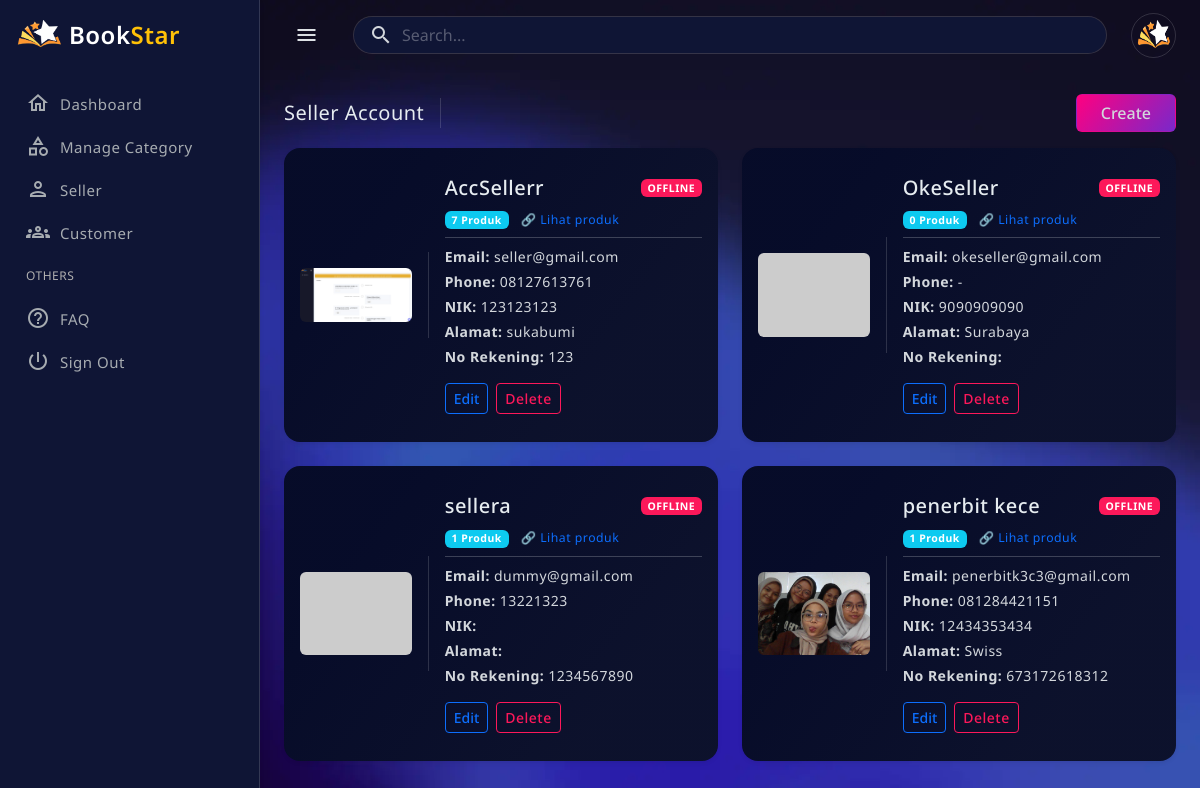
The page /public/?c=admin&m=seller (signed in) on the database its author committed.
### tables this page shows
CREATE TABLE `users` (
  `id` int(11) NOT NULL,
  `role_id` int(11) NOT NULL,
  `name` varchar(100) NOT NULL,
  `email` varchar(100) NOT NULL,
  `no_tlp` varchar(20) DEFAULT NULL,
  `password` varchar(255) NOT NULL,
  `nik` varchar(20) DEFAULT NULL,
  `address` text DEFAULT NULL,
  `no_rekening` varchar(50) DEFAULT NULL,
  `qris_image` varchar(255) DEFAULT NULL,
  `is_online` tinyint(1) DEFAULT 0,
  `created_at` timestamp NOT NULL DEFAULT current_timestamp(),
  `updated_at` timestamp NOT NULL DEFAULT current_timestamp() ON UPDATE current_timestamp(),
  `reset_token` varchar(255) DEFAULT NULL,
  `reset_expired` datetime DEFAULT NULL,
  `photo` varchar(255) DEFAULT NULL,
  `status` enum('aktif','nonaktif') DEFAULT 'aktif',
  `last_activity` datetime DEFAULT NULL,
  `is_deleted` tinyint(1) NOT NULL DEFAULT 0
);

### app/controllers/AdminController.php (called while the page is built, shortened)
<?php
require_once APP_PATH . '/core/auth.php';
require_once APP_PATH . '/models/UserModel.php';
class AdminController
{
    private $userModel;
    public function __construct()
    {
        Auth::check();
        $this->userModel = new UserModel();
    }
    public function seller()
    {
        $sellers = $this->userModel->getAllSeller();
        require APP_PATH . '/views/admin/seller_acc.php';
    }
}

### public/index.php (called while the page is built, shortened)
<?php
$method     = $_GET['m'] ?? 'login';
$method     = preg_replace('/[^a-zA-Z_]/', '', $method);
$controllerObject = new $controllerName;
$controllerObject->$method();

### app/models/UserModel.php (called while the page is built, shortened)
<?php
require_once APP_PATH . '/models/Database.php';
class UserModel
{
    private $db;
    public function __construct()
    {
        $this->db = Database::getInstance()->getConnection();
    }
    public function findById($id)
    {
        $stmt = $this->db->prepare("
            SELECT u.*, r.role_name
            FROM users u
            JOIN roles r ON u.role_id = r.id
            WHERE u.id = ?
        ");
        $stmt->execute([$id]);
        return $stmt->fetch(PDO::FETCH_ASSOC);
    }
    public function updateLastActivity($userId)
    {
        $db = Database::getInstance()->getConnection();
        $stmt = $db->prepare("UPDATE users SET last_activity = NOW() WHERE id = ?");
        $stmt->execute([$userId]);
    }
    public function getAllSeller($excludeId = null)
    {
        $sql = "
        SELECT u.*,
               (SELECT COUNT(*)
                FROM products p
                WHERE p.seller_id = u.id) AS product_count
        FROM users u
        WHERE u.role_id = 2 AND u.is_deleted = 0
    ";
        $sql .= " ORDER BY u.id ASC";
        $stmt = $this->db->prepare($sql);
        if ($excludeId) {
            $stmt->execute([':id' => $excludeId]);
        } else {
            $stmt->execute();
        }
        return $stmt->fetchAll(PDO::FETCH_ASSOC);
    }
}

### app/models/Database.php (called while the page is built)
<?php
class Database
{
    private static $instance = null;
    private $conn;
    private function __construct()
    {
        try {
            $this->conn = new PDO(
                "mysql:host=" . DB_HOST . ";dbname=" . DB_NAME,
                DB_USER,
                DB_PASS
            );
            $this->conn->setAttribute(PDO::ATTR_ERRMODE, PDO::ERRMODE_EXCEPTION);
        } catch (PDOException $e) {
            die('DB Error: ' . $e->getMessage());
        }
    }
    public static function getInstance()
    {
        if (self::$instance === null) {
            self::$instance = new Database();
        }
        return self::$instance;
    }
    public function getConnection()
    {
        return $this->conn;
    }
}

### app/core/auth.php (called while the page is built, shortened)
<?php
require_once APP_PATH . '/models/UserModel.php';
class Auth
{
    public static function check()
    {
        $userId = $_SESSION['user']['id'];
        $userModel = new UserModel();
        $userModel->updateLastActivity($userId);
        $_SESSION['user'] = $userModel->findById($userId);
    }
}

### app/views/admin/seller_acc.php (the view, shortened to what this page needs)
<?php require APP_PATH . '/views/layouts/admin/header.php'; ?>
<?php require APP_PATH . '/views/layouts/admin/sidebar.php'; ?>
<main class="main-wrapper">
    <div class="main-content">
        <div class="page-breadcrumb d-none d-sm-flex align-items-center mb-3">
            <div class="breadcrumb-title pe-3">Seller Account</div>
            <div class="ms-auto">
                <button class="btn btn-grd-primary px-4"
                    data-bs-toggle="modal"
                    data-bs-target="#createSellerModal">
                    Create
                </button>
            </div>
        </div>
        <div class="row row-cols-1 row-cols-xl-2 g-4">
            <?php foreach ($sellers as $seller): ?>
                <?php
                $photo = !empty($seller['photo'])
                    ? BASE_URL . '/uploads/profile/' . $seller['photo']
                    : 'https://placehold.co/400x300/png';
                $isOnline = false;
                if (!empty($seller['last_activity'])) {
                    $isOnline = (time() - strtotime($seller['last_activity'])) <= 180;
                }
                $badgeBg = $isOnline ? 'bg-success' : 'bg-danger';
                $statusText = $isOnline ? 'ONLINE' : 'OFFLINE';
                ?>
                <div class="col">
                    <div class="card rounded-4 h-100 shadow-sm">
                        <div class="row g-0 h-100 align-items-center">
                            <div class="col-md-4 border-end p-3">
                                <img src="<?= htmlspecialchars($photo) ?>" class="w-100 rounded">
                            </div>
                            <div class="col-md-8">
                                <div class="card-body">
                                    <div class="d-flex justify-content-between align-items-center mb-2">
                                        <h5 class="mb-0"><?= htmlspecialchars($seller['name']) ?></h5>
                                        <span class="badge <?= $badgeBg ?>">
                                            <?= $statusText ?>
                                        </span>
                                    </div>
                                    <div class="mb-2">
                                        <span class="badge bg-info">
                                            <?= (int)$seller['product_count'] ?> Produk
                                        </span>
                                        <a href="<?= BASE_URL ?>/?c=admin&m=sellerProducts&id=<?= $seller['id'] ?>"
                                            class="ms-2 small text-decoration-none">
                                            🔗 Lihat produk
                                        </a>
                                    </div>
                                    <hr class="my-2">
                                    <p class="mb-1"><strong>Email:</strong> <?= htmlspecialchars($seller['email']) ?></p>
                                    <p class="mb-1"><strong>Phone:</strong> <?= htmlspecialchars($seller['no_tlp'] ?? '-') ?></p>
                                    <p class="mb-1"><strong>NIK:</strong> <?= htmlspecialchars($seller['nik'] ?? '-') ?></p>
                                    <p class="mb-1"><strong>Alamat:</strong> <?= htmlspecialchars($seller['address'] ?? '-') ?></p>
                                    <p class="mb-2"><strong>No Rekening:</strong> <?= htmlspecialchars($seller['no_rekening'] ?? '-') ?></p>
                                    <div class="mt-3 d-flex gap-2">
                                        <button class="btn btn-outline-primary btn-sm btn-edit"
                                            data-bs-toggle="modal"
                                            data-bs-target="#editSellerModal"
                                            data-id="<?= $seller['id'] ?>"
                                            data-name="<?= htmlspecialchars($seller['name']) ?>"
                                            data-email="<?= htmlspecialchars($seller['email']) ?>"
                                            data-no-tlp="<?= htmlspecialchars($seller['no_tlp']) ?>"
                                            data-nik="<?= htmlspecialchars($seller['nik']) ?>"
                                            data-address="<?= htmlspecialchars($seller['address']) ?>"
                                            data-no-rekening="<?= htmlspecialchars($seller['no_rekening']) ?>"
                                            data-photo="<?= htmlspecialchars($seller['photo']) ?>">
                                            Edit
                                        </button>
                                        <?php if (!$isOnline): ?>
                                            <a href="#"
                                                class="btn btn-outline-danger btn-sm btn-delete-seller"
                                                data-url="<?= BASE_URL ?>/?c=admin&m=sellerDelete&id=<?= $seller['id'] ?>"
                                                data-name="<?= htmlspecialchars($seller['name']) ?>">
                                                Delete
                                            </a>
                                        <?php endif; ?>
                                    </div>
                                </div>
                            </div>
                        </div>
                    </div>
                </div>
            <?php endforeach; ?>
        </div>
    </div>
</main>
<?php require APP_PATH . '/views/layouts/admin/footer.php'; ?>

### app/views/layouts/admin/header.php (shortened to what this page needs)
<?php
$user = $_SESSION['user'] ?? null;
$photo = (!empty($user['photo']))
  ? BASE_URL . '/uploads/profile/' . $user['photo']
  : 'https://placehold.co/110x110/png';
?>
<!doctype html>
<html lang="en" data-bs-theme="blue-theme">
<head>
  <link href="<?= BASE_URL ?>/assets/css/pace.min.css" rel="stylesheet">
  <link href="<?= BASE_URL ?>/assets/plugins/perfect-scrollbar/css/perfect-scrollbar.css" rel="stylesheet">
  <link href="<?= BASE_URL ?>/assets/plugins/metismenu/metisMenu.min.css" rel="stylesheet">
  <link href="<?= BASE_URL ?>/assets/plugins/metismenu/mm-vertical.css" rel="stylesheet">
  <link href="<?= BASE_URL ?>/assets/plugins/simplebar/css/simplebar.css" rel="stylesheet">
  <link href="<?= BASE_URL ?>/assets/css/bootstrap.min.css" rel="stylesheet">
  <link href="https://cdn.jsdelivr.net/npm/bootstrap-icons/font/bootstrap-icons.css" rel="stylesheet">
  <link rel="stylesheet" href="https://cdn.jsdelivr.net/npm/@tabler/icons-webfont@latest/tabler-icons.min.css">
  <link rel="stylesheet" href="https://cdnjs.cloudflare.com/ajax/libs/font-awesome/6.4.0/css/all.min.css">
  <link href="<?= BASE_URL ?>/assets/css/bootstrap-extended.css" rel="stylesheet">
  <link href="<?= BASE_URL ?>/assets/css/main.css" rel="stylesheet">
  <link href="<?= BASE_URL ?>/assets/css/dark-theme.css" rel="stylesheet">
  <link href="<?= BASE_URL ?>/assets/css/blue-theme.css" rel="stylesheet">
  <link href="<?= BASE_URL ?>/assets/css/semi-dark.css" rel="stylesheet">
  <link href="<?= BASE_URL ?>/assets/css/bordered-theme.css" rel="stylesheet">
  <link href="<?= BASE_URL ?>/assets/css/responsive.css" rel="stylesheet">
</head>
<body>
  <div class="wrapper">
    <header class="top-header">
      <nav class="navbar navbar-expand align-items-center gap-4">
        <div class="btn-toggle">
          <a href="javascript:;"><i class="material-icons-outlined">menu</i></a>
        </div>
        <div class="search-bar flex-grow-1">
          <div class="position-relative">
            <input
              class="form-control rounded-5 px-5 search-control d-lg-block d-none"
              type="text"
              placeholder="Search..."
              onkeydown="if(event.key==='Enter'){window.location='<?= BASE_URL ?>/?c=search&q='+encodeURIComponent(this.value)}">
            <span class="material-icons-outlined position-absolute d-lg-block d-none ms-3 translate-middle-y start-0 top-50">
            </span>
          </div>
        </div>
        <ul class="navbar-nav gap-1 nav-right-links align-items-center">
          <li class="nav-item dropdown">
            <a href="javascript:;" class="dropdown-toggle dropdown-toggle-nocaret" data-bs-toggle="dropdown">
              <img src="<?= $photo ?>" class="rounded-circle p-1 border" width="45" height="45" alt="User">
            </a>
          </li>
        </ul>
      </nav>
    </header>

### public/assets/css/main.css (style rules this page uses)
body { position: relative; font-size: 14px; font-family: "Noto Sans", sans-serif; letter-spacing: 0.5px; background-color: #eff1f3; }
a { text-decoration: none; }
input::placeholder { color: #000 !important; opacity: 0.3 !important; }
.top-header .navbar { background-color: #ffffff; height: 70px; position: fixed; left: 260px; right: 0; top: 0; padding: 0 1.5rem; z-index: 10; transition: ease-out 0.3s; box-shadow: 0 2px 6px 0 rgba(0, 0, 0, 0.044), 0 2px 6px 0 rgba(0, 0, 0, 0.049); }
.top-header .navbar .search-bar { width: auto; cursor: pointer; }
.top-header .navbar .nav-item { height: 70px; display: flex; align-items: center; }
.top-header .btn-toggle a { display: flex; align-items: center; justify-content: center; color: #494949; width: 45px; height: 45px; border-radius: 50%; transition: all 0.3s; }
.main-wrapper { margin-top: 70px; padding-bottom: 20px; margin-left: 260px; transition: ease-out 0.3s; }
.main-wrapper .main-content { padding: 1.5rem; }
.main-wrapper .main-content .breadcrumb-title { font-size: 20px; border-right: 1.5px solid #aaa4a4; }
.dropdown-toggle-nocaret:after { display: none; }

### public/assets/css/blue-theme.css (style rules this page uses)
[data-bs-theme=blue-theme] body { --bs-heading-color: #e6ecf0; --bs-body-color: #d3d7dc; --bs-body-bg: #0f1535; --bs-body-bg-2: #181f4a; --bs-transparent-bg: rgba(255, 255, 255, 0.10); --bs-border-color-translucent: rgba(226, 232, 240, 0.15); --bs-border-color: rgba(255, 255, 255, 0.15); --sticky-header-bg: rgba(255, 255, 255, 0.45); --bs-disabled-bg: #4b5481; --bs-tertiary-bg: #181f4a; --bs-card-bg: #070c29; background-image: url(../assets/images/bg-themes/body-background-1.webp); background-attachment: fixed; background-size: cover; background-repeat: no-repeat; background-color: transparent; color: var(--bs-body-color); background-color: var(--bs-body-bg-2); }
[data-bs-theme=blue-theme] body input::placeholder { color: #fff !important; }
[data-bs-theme=blue-theme] body .card { background-image: linear-gradient(127.09deg, rgba(6, 11, 40, 0.94) 19.41%, rgba(10, 14, 35, 0.49) 76.65%); }
[data-bs-theme=blue-theme] body .top-header .navbar { background-color: transparent; box-shadow: none; }
[data-bs-theme=blue-theme] body .top-header .navbar .btn-toggle a { color: #dee2e6; }
[data-bs-theme=blue-theme] body .page-breadcrumb .breadcrumb-title { color: var(--bs-heading-color); font-size: 20px; border-right: 1.5px solid; border-color: var(--bs-border-color); }

### rows shown on the page
users: photo (picture)
users: photo (picture), name "AccSellerr", last_activity "OFFLINE", product_count "7", email "seller@gmail.com", no_tlp "08127613761", nik "123123123", address "sukabumi", no_rekening "123"
users: name "OkeSeller", last_activity "OFFLINE", product_count "0", email "okeseller@gmail.com", no_tlp "-", nik "9090909090", address "Surabaya"
users: name "sellera", last_activity "OFFLINE", product_count "1", email "dummy@gmail.com", no_tlp "13221323", no_rekening "1234567890"
users: photo (picture), name "penerbit kece", last_activity "OFFLINE", product_count "1", email "penerbitk3c3@gmail.com", no_tlp "081284421151", nik "12434353434", address "Swiss", no_rekening "673172618312"
